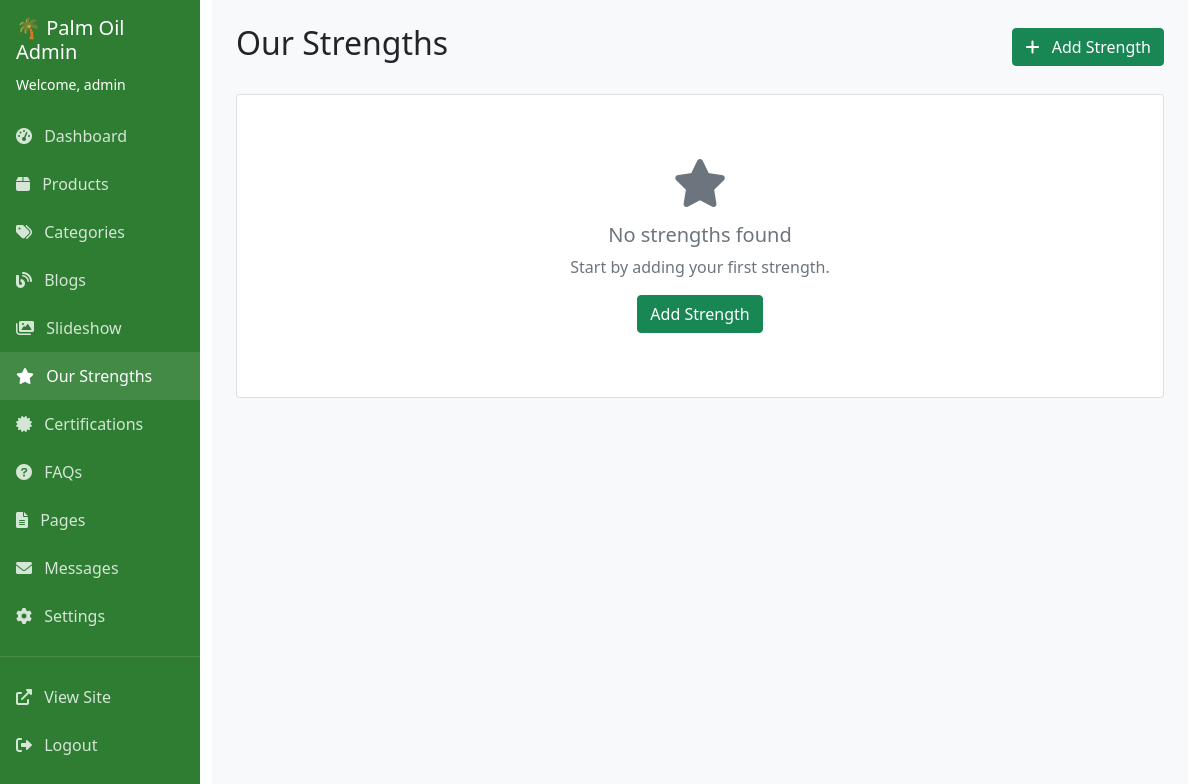
The page /admin/strengths.php (signed in) on the database as committed earlier.
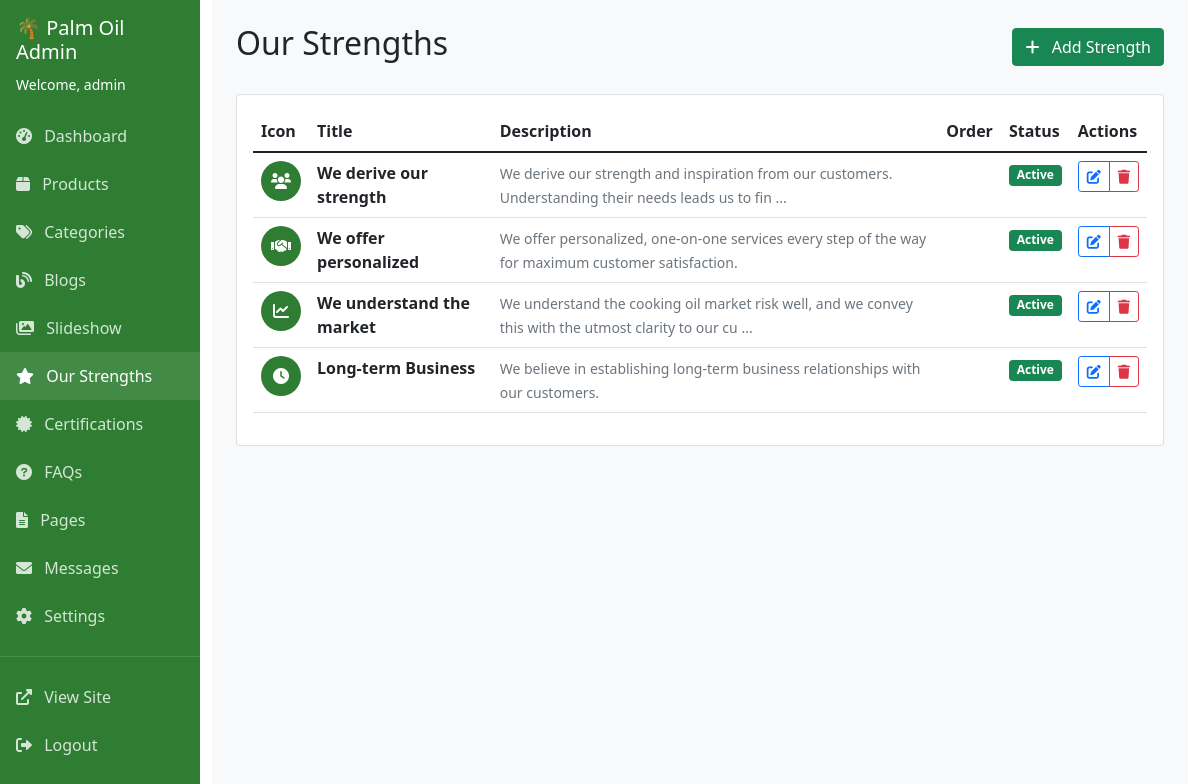
The same page on the database as committed later.
### tables this page shows
CREATE TABLE IF NOT EXISTS our_strengths (
    id INT AUTO_INCREMENT PRIMARY KEY,
    title VARCHAR(200) NOT NULL,
    description TEXT NOT NULL,
    icon VARCHAR(100),  
    sort_order INT DEFAULT 0,
    status ENUM('active', 'inactive') DEFAULT 'active',
    created_at TIMESTAMP DEFAULT CURRENT_TIMESTAMP,
    updated_at TIMESTAMP DEFAULT CURRENT_TIMESTAMP ON UPDATE CURRENT_TIMESTAMP
);

### admin/strengths.php (the view, shortened to what this page needs)
<?php
$db = getDB();
$stmt = $db->query("SELECT * FROM our_strengths ORDER BY sort_order ASC, created_at DESC");
$strengths = $stmt->fetchAll();
?>
<!DOCTYPE html>
<html lang="en">
<head>
    <link href="https://cdn.jsdelivr.net/npm/bootstrap@5.1.3/dist/css/bootstrap.min.css" rel="stylesheet">
    <link href="https://cdnjs.cloudflare.com/ajax/libs/font-awesome/6.0.0/css/all.min.css" rel="stylesheet">
</head>
<body>
    <div class="container-fluid">
        <div class="row">
            <div class="col-md-3 col-lg-2 px-0">
                <div class="sidebar">
                    <div class="p-3">
                        <h5>🌴 Palm Oil Admin</h5>
                        <small>Welcome, <?php echo $_SESSION['admin_username']; ?></small>
                    </div>
                    <nav class="nav flex-column">
                        <a class="nav-link" href="dashboard.php">
                            <i class="fas fa-tachometer-alt me-2"></i> Dashboard
                        </a>
                        <a class="nav-link" href="products.php">
                            <i class="fas fa-box me-2"></i> Products
                        </a>
                        <a class="nav-link" href="categories.php">
                            <i class="fas fa-tags me-2"></i> Categories
                        </a>
                        <a class="nav-link" href="blogs.php">
                            <i class="fas fa-blog me-2"></i> Blogs
                        </a>
                        <a class="nav-link" href="slideshow.php">
                            <i class="fas fa-images me-2"></i> Slideshow
                        </a>
                        <a class="nav-link active" href="strengths.php">
                            <i class="fas fa-star me-2"></i> Our Strengths
                        </a>
                        <a class="nav-link" href="certifications.php">
                            <i class="fas fa-certificate me-2"></i> Certifications
                        </a>
                        <a class="nav-link" href="faqs.php">
                            <i class="fas fa-question-circle me-2"></i> FAQs
                        </a>
                        <a class="nav-link" href="pages.php">
                            <i class="fas fa-file-alt me-2"></i> Pages
                        </a>
                        <a class="nav-link" href="messages.php">
                            <i class="fas fa-envelope me-2"></i> Messages
                        </a>
                        <a class="nav-link" href="settings.php">
                            <i class="fas fa-cog me-2"></i> Settings
                        </a>
                        <hr class="text-white-50">
                        <a class="nav-link" href="../index.php" target="_blank">
                            <i class="fas fa-external-link-alt me-2"></i> View Site
                        </a>
                        <a class="nav-link" href="logout.php">
                            <i class="fas fa-sign-out-alt me-2"></i> Logout
                        </a>
                    </nav>
                </div>
            </div>
            <div class="col-md-9 col-lg-10">
                <div class="main-content p-4">
                    <div class="d-flex justify-content-between align-items-center mb-4">
                        <h2>Our Strengths</h2>
                        <a href="strength-form.php" class="btn btn-success">
                            <i class="fas fa-plus me-2"></i> Add Strength
                        </a>
                    </div>
                    <div class="card">
                        <div class="card-body">
                            <?php if (empty($strengths)): ?>
                                <div class="text-center py-5">
                                    <i class="fas fa-star fa-3x text-muted mb-3"></i>
                                    <h5 class="text-muted">No strengths found</h5>
                                    <p class="text-muted">Start by adding your first strength.</p>
                                    <a href="strength-form.php" class="btn btn-success">Add Strength</a>
                                </div>
                            <?php else: ?>
                                <div class="table-responsive">
                                    <table class="table table-hover">
                                        <thead>
                                            <tr>
                                                <th>Icon</th>
                                                <th>Title</th>
                                                <th>Description</th>
                                                <th>Order</th>
                                                <th>Status</th>
                                                <th>Actions</th>
                                            </tr>
                                        </thead>
                                        <tbody>
                                            <?php foreach ($strengths as $strength): ?>
                                                <tr>
                                                    <td>
                                                        <div class="strength-icon">
                                                            <i class="<?php echo htmlspecialchars($strength['icon']); ?>"></i>
                                                        </div>
                                                    </td>
                                                    <td>
                                                        <strong><?php echo htmlspecialchars($strength['title']); ?></strong>
                                                    </td>
                                                    <td>
                                                        <small class="text-muted">
                                                            <?php echo htmlspecialchars(substr($strength['description'], 0, 100)); ?>
                                                            <?php if (strlen($strength['description']) > 100): ?>...<?php endif; ?>
                                                        </small>
                                                    </td>
                                                    <td>
                                                    </td>
                                                    <td>
                                                        <span class="badge bg-<?php echo $strength['status'] == 'active' ? 'success' : 'secondary'; ?>">
                                                            <?php echo ucfirst($strength['status']); ?>
                                                        </span>
                                                    </td>
                                                    <td>
                                                        <div class="btn-group btn-group-sm">
                                                            <a href="strength-form.php?id=<?php echo $strength['id']; ?>"
                                                               class="btn btn-outline-primary">
                                                                <i class="fas fa-edit"></i>
                                                            </a>
                                                            <a href="strengths.php?delete=<?php echo $strength['id']; ?>"
                                                               class="btn btn-outline-danger"
                                                               onclick="return confirm('Are you sure you want to delete this strength?')">
                                                                <i class="fas fa-trash"></i>
                                                            </a>
                                                        </div>
                                                    </td>
                                                </tr>
                                            <?php endforeach; ?>
                                        </tbody>
                                    </table>
                                </div>
                            <?php endif; ?>
                        </div>
                    </div>
                </div>
            </div>
        </div>
    </div>
</body>
</html>

### admin/strengths.php (style rules this page uses)
.sidebar { background: #2E7D32; min-height: 100vh; color: white; }
.sidebar .nav-link { color: rgba(255,255,255,0.8); padding: 0.75rem 1rem; }
.sidebar .nav-link:hover, .sidebar .nav-link.active { color: white; background: rgba(255,255,255,0.1); }
.main-content { background: #f8f9fa; min-height: 100vh; }
.strength-icon { width: 40px; height: 40px; background: #2E7D32; border-radius: 50%; display: flex; align-items: center; justify-content: center; color: white; }

Rows that differ between the two databases and show on the page:
added our_strengths: title "We derive our strength", description "We derive our strength and inspiration from our customers. Understanding their needs leads us to fin", status "Active"
added our_strengths: title "We offer personalized", description "We offer personalized, one-on-one services every step of the way for maximum customer satisfaction.", status "Active"
added our_strengths: title "We understand the market", description "We understand the cooking oil market risk well, and we convey this with the utmost clarity to our cu", status "Active"
added our_strengths: title "Long-term Business", description "We believe in establishing long-term business relationships with our customers.", status "Active"
Other text that changed with them:
text no longer shown: "No strengths found Start by adding your first strength. Add Strength"
text now shown: "Icon Title Description Order Status Actions"
